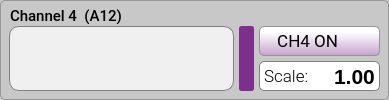
           <widget class="QGroupBox" name="groupBox_ch4">
            <property name="minimumSize">
             <size>
              <width>370</width>
              <height>100</height>
             </size>
            </property>
            <property name="maximumSize">
             <size>
              <width>16777215</width>
              <height>100</height>
             </size>
            </property>
            <property name="font">
             <font>
              <family>Roboto Medium</family>
              <pointsize>11</pointsize>
             </font>
            </property>
            <property name="styleSheet">
             <string notr="true">QGroupBox {background-color: rgb(200,200,200);border: 1px solid rgb(150,150,150); border-radius: 5px;  margin-top: 0.5em;}; 
QGroupBox::title {subcontrol-origin: margin;left: 10px;padding: 0 3px 0 3px;}</string>
            </property>
            <property name="title">
             <string/>
            </property>
            <widget class="QTextBrowser" name="textBrowser_ch4">
             <property name="enabled">
              <bool>true</bool>
             </property>
             <property name="geometry">
              <rect>
               <x>9</x>
               <y>26</y>
               <width>225</width>
               <height>65</height>
              </rect>
             </property>
             <property name="sizePolicy">
              <sizepolicy hsizetype="Preferred" vsizetype="Preferred">
               <horstretch>0</horstretch>
               <verstretch>0</verstretch>
              </sizepolicy>
             </property>
             <property name="maximumSize">
              <size>
               <width>225</width>
               <height>65</height>
              </size>
             </property>
             <property name="font">
              <font>
               <family>Roboto Mono Medium</family>
               <pointsize>30</pointsize>
               <weight>62</weight>
               <italic>false</italic>
               <bold>true</bold>
              </font>
             </property>
             <property name="cursor" stdset="0">
              <cursorShape>IBeamCursor</cursorShape>
             </property>
             <property name="styleSheet">
              <string notr="true">QTextBrowser {
	background-color: rgba(240,240,240, 1.0);border: 1px solid; border-radius:10px;
	text-align:center;font-family:'Roboto Mono Medium'; font-size:30pt; font-weight:500;
	border-color: gray;
}

QTextBrowser:disabled {
	color:gray;
	background-color: transparent;
	border: 1px solid gray; border-radius:10px;
	text-align:center;font-family:'Roboto Mono Medium'; font-size:30pt; font-weight:500;
}</string>
             </property>
             <property name="html">
              <string>&lt;!DOCTYPE HTML PUBLIC &quot;-//W3C//DTD HTML 4.0//EN&quot; &quot;http://www.w3.org/TR/REC-html40/strict.dtd&quot;&gt;
&lt;html&gt;&lt;head&gt;&lt;meta name=&quot;qrichtext&quot; content=&quot;1&quot; /&gt;&lt;style type=&quot;text/css&quot;&gt;
p, li { white-space: pre-wrap; }
&lt;/style&gt;&lt;/head&gt;&lt;body style=&quot; font-family:'Roboto Mono Medium'; font-size:30pt; font-weight:496; font-style:normal;&quot;&gt;
&lt;p align=&quot;center&quot; style=&quot;-qt-paragraph-type:empty; margin-top:0px; margin-bottom:0px; margin-left:0px; margin-right:0px; -qt-block-indent:0; text-indent:0px;&quot;&gt;&lt;br /&gt;&lt;/p&gt;&lt;/body&gt;&lt;/html&gt;</string>
             </property>
            </widget>
            <widget class="QDoubleSpinBox" name="doubleSpinBox_gain4">
             <property name="enabled">
              <bool>true</bool>
             </property>
             <property name="geometry">
              <rect>
               <x>259</x>
               <y>61</y>
               <width>121</width>
               <height>30</height>
              </rect>
             </property>
             <property name="minimumSize">
              <size>
               <width>121</width>
               <height>0</height>
              </size>
             </property>
             <property name="maximumSize">
              <size>
               <width>120</width>
               <height>16777215</height>
              </size>
             </property>
             <property name="styleSheet">
              <string notr="true">QDoubleSpinBox { background-color: rgba(255,255,255, 1.0);border: 1px solid gray; border-radius:5px;
				   text-align:right;font-family:'Roboto Mono Medium','Roboto'; font-size:16pt; font-weight:500;  }

QDoubleSpinBox::up-button { height:22px; width: 30px; border: 0px;
									 image: url(:/main/img/arrow_up4.png); }

QDoubleSpinBox::down-button { height:22px; width: 30px; border: 0px;
										  image: url(:/main/img/arrow_down4.png); }

QDoubleSpinBox::up-button:hover { 
	image: url(:/main/img/arrow_up4b.png);
}

QDoubleSpinBox::down-button:hover {
	image: url(:/main/img/arrow_down4b.png);
 }

QDoubleSpinBox:disabled { background-color: rgba(240,240,240, 1.0); border: 1px transparent; border-radius:5px;
                                          text-align:right;font-family:'Roboto Mono Medium','Roboto'; font-size:16pt; font-weight:500; }

QDoubleSpinBox::up-button:disabled { height:22px; width: 30px; border: 0px; image: url(:/main/img/arrow_up2.png); }

QDoubleSpinBox::down-button:disabled { height:22px; width: 30px; border: 0px; image: url(:/main/img/arrow_down2.png); }
</string>
             </property>
             <property name="wrapping">
              <bool>false</bool>
             </property>
             <property name="frame">
              <bool>true</bool>
             </property>
             <property name="alignment">
              <set>Qt::AlignRight|Qt::AlignTrailing|Qt::AlignVCenter</set>
             </property>
             <property name="buttonSymbols">
              <enum>QAbstractSpinBox::NoButtons</enum>
             </property>
             <property name="accelerated">
              <bool>false</bool>
             </property>
             <property name="keyboardTracking">
              <bool>false</bool>
             </property>
             <property name="showGroupSeparator" stdset="0">
              <bool>false</bool>
             </property>
             <property name="prefix">
              <string/>
             </property>
             <property name="decimals">
              <number>2</number>
             </property>
             <property name="minimum">
              <double>-9.900000000000000</double>
             </property>
             <property name="value">
              <double>1.000000000000000</double>
             </property>
            </widget>
            <widget class="QLabel" name="label_4">
             <property name="geometry">
              <rect>
               <x>264</x>
               <y>65</y>
               <width>45</width>
               <height>23</height>
              </rect>
             </property>
             <property name="font">
              <font>
               <family>Roboto Light</family>
               <pointsize>13</pointsize>
               <weight>50</weight>
               <bold>false</bold>
              </font>
             </property>
             <property name="text">
              <string>Scale:</string>
             </property>
            </widget>
            <widget class="QPushButton" name="pushButton_enable4">
             <property name="geometry">
              <rect>
               <x>259</x>
               <y>26</y>
               <width>121</width>
               <height>30</height>
              </rect>
             </property>
             <property name="font">
              <font>
               <family>Roboto</family>
               <pointsize>13</pointsize>
              </font>
             </property>
             <property name="styleSheet">
              <string notr="true">QPushButton {
	padding: 0.2em 0.2em 0.3em 0.2em;
	border: 1px solid rgb(150, 150, 150);
	border-radius: 5px;
	color: black;
	background: qlineargradient(x1:0, y1:0, x2:0, y2:2, stop:0 #FFFFFF, stop:0.1 #FFFFFF, stop:1 #7B7B7B);
	text-align:left;
	padding-left:13px;
}

QPushButton:hover:!pressed {
	border: 1px solid rgb(150, 150, 150);
	border-radius: 5px;
	color: #256552;
	background: qlineargradient(x1:0, y1:0, x2:0, y2:2, stop:0 #FFFFFF, stop:0.1 #FFFFFF, stop:1 #AAAAAA);
}

QPushButton:pressed {
	border: 2px solid rgb(150, 150, 150);
	border-radius: 5px;
	background: #FFFFFF;
	color: #2f836a;
}

QPushButton:disabled {
	border: 1px solid rgb(180, 180, 180);
	color: gray;
	background: qlineargradient(x1:0, y1:0, x2:0, y2:2, stop:0 #CCCCCC, stop:0.1 #EEEEEE, stop:1 #BBBBBB);
}</string>
             </property>
             <property name="text">
              <string> CH4 OFF</string>
             </property>
             <property name="icon">
              <iconset resource="../../resources/resources.qrc">
               <normaloff>:/main/img/power-off-gray2.png</normaloff>:/main/img/power-off-gray2.png</iconset>
             </property>
             <property name="iconSize">
              <size>
               <width>23</width>
               <height>22</height>
              </size>
             </property>
            </widget>
            <widget class="QPushButton" name="pushButton_disable4">
             <property name="geometry">
              <rect>
               <x>259</x>
               <y>26</y>
               <width>121</width>
               <height>30</height>
              </rect>
             </property>
             <property name="font">
              <font>
               <family>Roboto</family>
               <pointsize>13</pointsize>
              </font>
             </property>
             <property name="styleSheet">
              <string notr="true">QPushButton {
	padding: 0.2em 0.2em 0.3em 0.2em;
	border: 1px solid rgb(150, 150, 150);
	border-radius: 5px;
	color: black;
	background: qlineargradient(x1:0, y1:0, x2:0, y2:2, stop:0 #FFFFFF, stop:0.1 #FFFFFF, stop:1 #7E2F8E);
	text-align:left;
	padding-left:13px;
}

QPushButton:hover:!pressed {
	border: 1px solid rgb(150, 150, 150);
	border-radius: 5px;
	color: #256552;
	background: qlineargradient(x1:0, y1:0, x2:0, y2:2, stop:0 #FFFFFF, stop:0.1 #FFFFFF, stop:1 #CC70DE);
}

QPushButton:pressed {
	border: 2px solid rgb(150, 150, 150);
	border-radius: 5px;
	background: #FFFFFF;
	color: #2f836a;
}

QPushButton:disabled {
	border: 1px solid rgb(180, 180, 180);
	color: gray;
	background: qlineargradient(x1:0, y1:0, x2:0, y2:2, stop:0 #CCCCCC, stop:0.1 #EEEEEE, stop:1 #BBBBBB);
}</string>
             </property>
             <property name="text">
              <string> CH4 ON  </string>
             </property>
             <property name="icon">
              <iconset resource="../../resources/resources.qrc">
               <normaloff>:/main/img/power-on_ch4.png</normaloff>:/main/img/power-on_ch4.png</iconset>
             </property>
             <property name="iconSize">
              <size>
               <width>23</width>
               <height>22</height>
              </size>
             </property>
            </widget>
            <widget class="QLabel" name="label_ch4">
             <property name="geometry">
              <rect>
               <x>10</x>
               <y>8</y>
               <width>221</width>
               <height>16</height>
              </rect>
             </property>
             <property name="font">
              <font>
               <family>Roboto Medium</family>
               <pointsize>11</pointsize>
              </font>
             </property>
             <property name="text">
              <string>Channel 4  (A12)</string>
             </property>
            </widget>
            <widget class="QProgressBar" name="progressBar_ch4">
             <property name="geometry">
              <rect>
               <x>239</x>
               <y>26</y>
               <width>15</width>
               <height>65</height>
              </rect>
             </property>
             <property name="styleSheet">
              <string notr="true"> QProgressBar {
     border: 1px solid;
     border-color: #7E2F8E;
     border-radius: 2px;
     background-color:  rgb(240,240,240);
 }

QProgressBar::chunk {
     background-color: #7E2F8E;
 }

QProgressBar::chunk:disabled {
	background-color: gray;
 }

QProgressBar:disabled {
    border-color: gray;
	background-color:  rgb(210,210,210);
 }
</string>
             </property>
             <property name="value">
              <number>100</number>
             </property>
             <property name="textVisible">
              <bool>false</bool>
             </property>
             <property name="orientation">
              <enum>Qt::Vertical</enum>
             </property>
             <property name="invertedAppearance">
              <bool>false</bool>
             </property>
             <property name="textDirection">
              <enum>QProgressBar::TopToBottom</enum>
             </property>
            </widget>
            <zorder>textBrowser_ch4</zorder>
            <zorder>doubleSpinBox_gain4</zorder>
            <zorder>label_4</zorder>
            <zorder>label_ch4</zorder>
            <zorder>progressBar_ch4</zorder>
            <zorder>pushButton_enable4</zorder>
            <zorder>pushButton_disable4</zorder>
           </widget>
